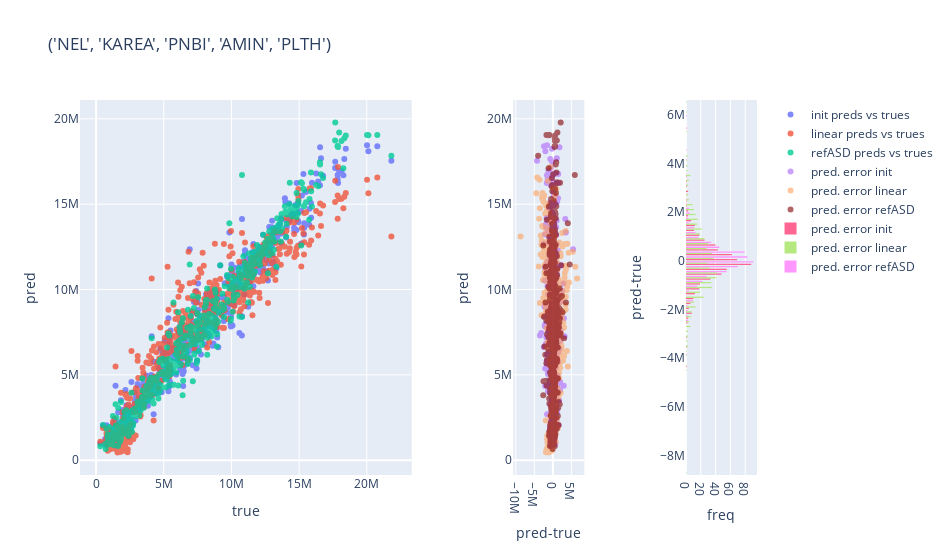

The cell this chart's notebook holds for it:
### Markdown cell above
# Plotting

### Code cell
asd.predictability_plot(refined_datas_dict,
                        list(refined_datas_dict.keys())[0],
                        refined_plot=True,
                        initial_datas_dict=datas_dict,
                        plot_along=["init",
                                    "linear",
                                    #"pl", # In this dataset and for 4-1 fits, there's in most cases some non-positive value
                                    #"mean"
                                    ]
                        )

### Figure 1 — Plotly figure (JSON) as saved in the notebook; plotly's stock layout.template omitted (floating-point values rounded to 4 significant figures; data arrays with more than 128 entries replaced by an {"elided": "..."} marker saying what was removed)
{"data": [{"mode": "markers", "name": "init preds vs trues", "opacity": 0.8, "x": {"elided": "611 float values"}, "y": {"elided": "611 float values"}, "type": "scatter", "xaxis": "x", "yaxis": "y"}, {"mode": "markers", "name": "linear preds vs trues", "opacity": 0.8, "x": {"elided": "611 float values"}, "y": {"elided": "611 float values"}, "type": "scatter", "xaxis": "x", "yaxis": "y"}, {"mode": "markers", "name": "refASD preds vs trues", "opacity": 0.8, "x": {"elided": "611 float values"}, "y": {"elided": "611 float values"}, "type": "scatter", "xaxis": "x", "yaxis": "y"}, {"mode": "markers", "name": "pred. error init", "opacity": 0.6, "x": {"elided": "611 float values"}, "y": {"elided": "611 float values"}, "type": "scatter", "xaxis": "x2", "yaxis": "y2"}, {"mode": "markers", "name": "pred. error linear", "opacity": 0.6, "x": {"elided": "611 float values"}, "y": {"elided": "611 float values"}, "type": "scatter", "xaxis": "x2", "yaxis": "y2"}, {"marker": {"color": "Maroon"}, "mode": "markers", "name": "pred. error refASD", "opacity": 0.6, "x": {"elided": "611 float values"}, "y": {"elided": "611 float values"}, "type": "scatter", "xaxis": "x2", "yaxis": "y2"}, {"name": "pred. error init", "nbinsx": 61, "y": {"elided": "611 float values"}, "type": "histogram", "xaxis": "x3", "yaxis": "y3"}, {"name": "pred. error linear", "nbinsx": 61, "y": {"elided": "611 float values"}, "type": "histogram", "xaxis": "x3", "yaxis": "y3"}, {"name": "pred. error refASD", "nbinsx": 61, "y": {"elided": "611 float values"}, "type": "histogram", "xaxis": "x3", "yaxis": "y3"}], "layout": {"xaxis": {"anchor": "y", "domain": [0.0, 0.49], "title": {"text": "true"}}, "yaxis": {"anchor": "x", "domain": [0.0, 1.0], "title": {"text": "pred"}}, "xaxis2": {"anchor": "y2", "domain": [0.64, 0.745], "title": {"text": "pred-true"}}, "yaxis2": {"anchor": "x2", "domain": [0.0, 1.0], "title": {"text": "pred"}, "matches": "y"}, "xaxis3": {"anchor": "y3", "domain": [0.895, 1.0], "title": {"text": "freq"}}, "yaxis3": {"anchor": "x3", "domain": [0.0, 1.0], "title": {"text": "pred-true"}}, "title": {"text": "('NEL', 'KAREA', 'PNBI', 'AMIN', 'PLTH')"}, "width": 950, "height": 555}}
